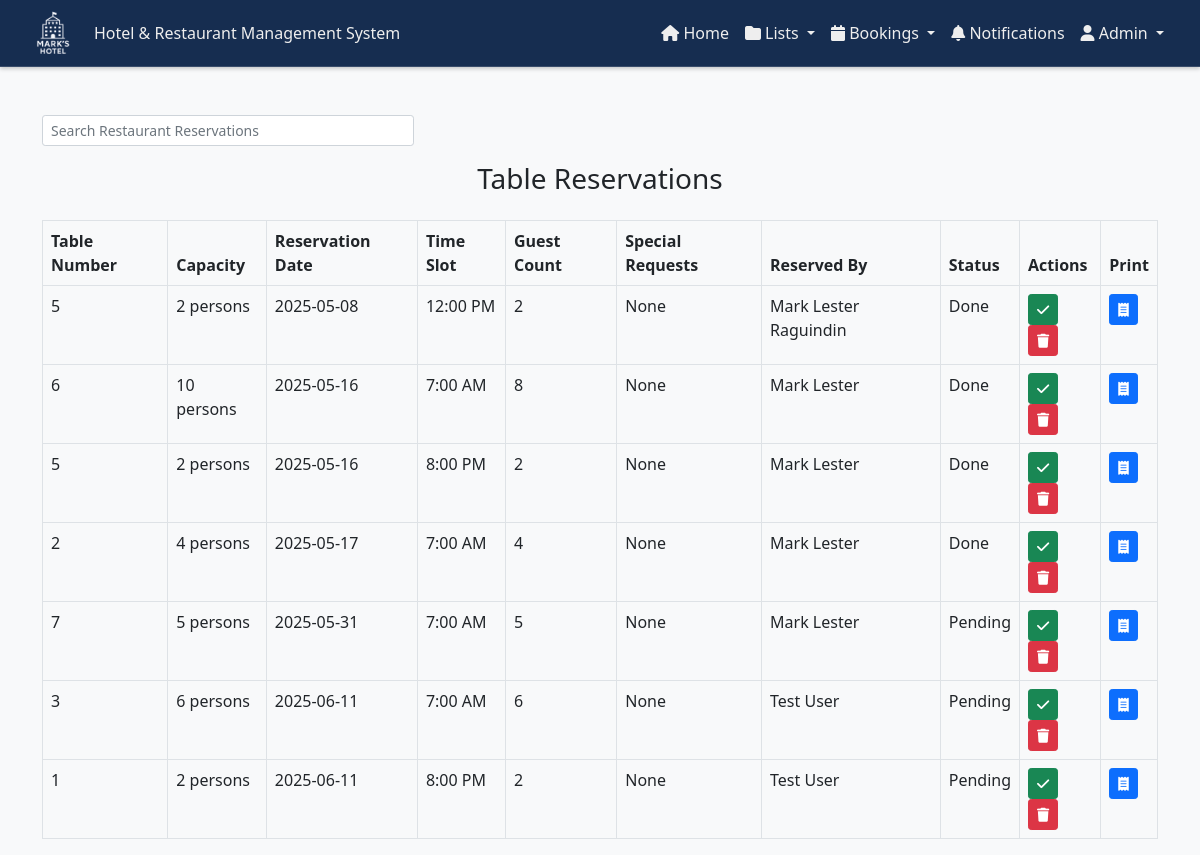
The page /admin/tablesReservation.php (signed in) on the database as committed earlier.
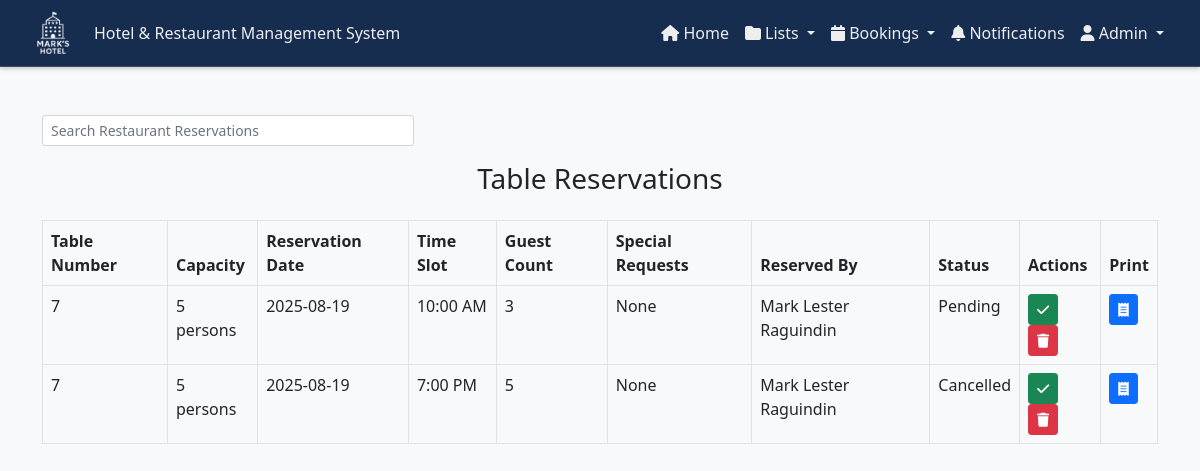
The same page on the database as committed later.
### tables this page shows
CREATE TABLE `table_reservations` (
  `reservation_id` int(11) NOT NULL,
  `table_id` int(11) NOT NULL,
  `reservation_date` date NOT NULL,
  `time_slot` time NOT NULL,
  `guest_count` int(11) NOT NULL,
  `special_requests` text DEFAULT NULL,
  `user_id` int(11) NOT NULL,
  `status` enum('pending','done','cancelled','confirmed') DEFAULT 'pending'
);

CREATE TABLE `restaurant_tables` (
  `table_id` int(11) NOT NULL,
  `table_number` int(11) NOT NULL,
  `capacity` int(11) NOT NULL,
  `position_x` int(11) NOT NULL,
  `position_y` int(11) NOT NULL,
  `location` varchar(255) NOT NULL
);

CREATE TABLE `users` (
  `user_id` int(11) NOT NULL,
  `name` varchar(255) NOT NULL,
  `address` varchar(50) NOT NULL,
  `email` varchar(50) NOT NULL,
  `password` varchar(50) NOT NULL,
  `role` varchar(20) DEFAULT NULL,
  `phone` tinytext DEFAULT NULL
);

### controllers/fetchTablesReservation.php (called while the page is built, shortened)
<?php
$query = "
    SELECT
        r.reservation_id,
        r.reservation_date,
        r.time_slot,
        r.guest_count,
        r.special_requests,
        r.status, -- Include the status column
        t.table_number,
        t.capacity,
        u.name,
        u.email
    FROM table_reservations r
    INNER JOIN restaurant_tables t ON r.table_id = t.table_id
    INNER JOIN users u ON r.user_id = u.user_id
    ORDER BY r.reservation_date, r.time_slot
";
$result = mysqli_query($con, $query);
$reservations = [];
while ($row = mysqli_fetch_assoc($result)) {
    $reservations[] = $row;
}
?>

### admin/tablesReservation.php (the view, shortened to what this page needs)
<?php
include '../components/config.php';
include '../controllers/fetchTablesReservation.php';
?>
<!DOCTYPE html>
<html lang="en">
<head>
    <link href="https://cdn.jsdelivr.net/npm/bootstrap@5.0.2/dist/css/bootstrap.min.css" rel="stylesheet">
    <link rel="stylesheet" href="../css/customAdminHeader.css">
    <link rel="stylesheet" href="https://cdnjs.cloudflare.com/ajax/libs/font-awesome/6.7.2/css/all.min.css">
    <link rel="stylesheet" href="../css/notifications.css">
    <link rel="stylesheet" href="../css/darkTheme.css">
</head>
<body>
    <?php include '../components/header_admin.php'; ?>
    <div class="container mt-5">
        <div class="text-end col-md-4 mb-3">
            <input type="text" class="form-control form-control-sm mb-3" id="SearchInput" placeholder="Search Restaurant Reservations" onkeyup="filterTable()">
        </div>
        <h3 class="mb-4 text-center">Table Reservations</h3>
        <table class="table table-bordered table-white" id="reservationsTable">
            <thead>
                <tr>
                    <th>Table Number</th>
                    <th>Capacity</th>
                    <th>Reservation Date</th>
                    <th>Time Slot</th>
                    <th>Guest Count</th>
                    <th>Special Requests</th>
                    <th>Reserved By</th>
                    <th>Status</th>
                    <th>Actions</th>
                    <th>Print</th>
                </tr>
            </thead>
            <tbody>
                <?php if (!empty($reservations)): ?>
                    <?php foreach ($reservations as $reservation): ?>
                        <tr>
                            <td><?php echo $reservation['table_number']; ?></td>
                            <td><?php echo $reservation['capacity']; ?> persons</td>
                            <td><?php echo $reservation['reservation_date']; ?></td>
                            <td>
                                <?php
                                $time = date("g:i A", strtotime($reservation['time_slot']));
                                echo $time;
                                ?>
                            </td>
                            <td><?php echo $reservation['guest_count']; ?></td>
                            <td><?php echo $reservation['special_requests'] ?: 'None'; ?></td>
                            <td><?php echo $reservation['name']; ?></td>
                            <td><?php echo ucfirst($reservation['status']); ?></td>
                            <td>
                                <button class="btn btn-success btn-sm mark-done" data-id="<?php echo $reservation['reservation_id']; ?>"> <i class="fas fa-check"></i> </button>
                                <button class="btn btn-danger btn-sm delete-reservation" data-id="<?php echo $reservation['reservation_id']; ?>"> <i class="fas fa-trash"></i> </button>
                            </td>
                            <td>
                                <button class="btn btn-primary btn-sm print-receipt" data-id="<?php echo $reservation['reservation_id']; ?>"><i class="fas fa-receipt"></i></button>
                            </td>
                        </tr>
                    <?php endforeach; ?>
                <?php else: ?>
                    <tr>
                        <td colspan="10" class="text-center">No reservations found.</td>
                    </tr>
                <?php endif; ?>
            </tbody>
        </table>
    </div>
</body>
</html>

Rows that differ between the two databases and show on the page:
removed table_reservations: table.table_number "5", table.capacity "2", reservation_date "2025-05-08", time_slot "12:00 PM", guest_count "2", special_requests "None", user.name "Mark Lester Raguindin", status "Done"
removed table_reservations: table.table_number "6", table.capacity "10", reservation_date "2025-05-16", time_slot "7:00 AM", guest_count "8", special_requests "None", user.name "Mark Lester", status "Done"
removed table_reservations: table.table_number "5", table.capacity "2", reservation_date "2025-05-16", time_slot "8:00 PM", guest_count "2", special_requests "None", user.name "Mark Lester", status "Done"
removed table_reservations: table.table_number "2", table.capacity "4", reservation_date "2025-05-17", time_slot "7:00 AM", guest_count "4", special_requests "None", user.name "Mark Lester", status "Done"
removed table_reservations: table.table_number "7", table.capacity "5", reservation_date "2025-05-31", time_slot "7:00 AM", guest_count "5", special_requests "None", user.name "Mark Lester", status "Pending"
removed table_reservations: table.table_number "3", table.capacity "6", reservation_date "2025-06-11", time_slot "7:00 AM", guest_count "6", special_requests "None", user.name "Test User", status "Pending"
removed table_reservations: table.table_number "1", table.capacity "2", reservation_date "2025-06-11", time_slot "8:00 PM", guest_count "2", special_requests "None", user.name "Test User", status "Pending"
added table_reservations: table.table_number "7", table.capacity "5", reservation_date "2025-08-19", time_slot "10:00 AM", guest_count "3", special_requests "None", user.name "Mark Lester Raguindin", status "Pending"
added table_reservations: table.table_number "7", table.capacity "5", reservation_date "2025-08-19", time_slot "7:00 PM", guest_count "5", special_requests "None", user.name "Mark Lester Raguindin", status "Cancelled"
